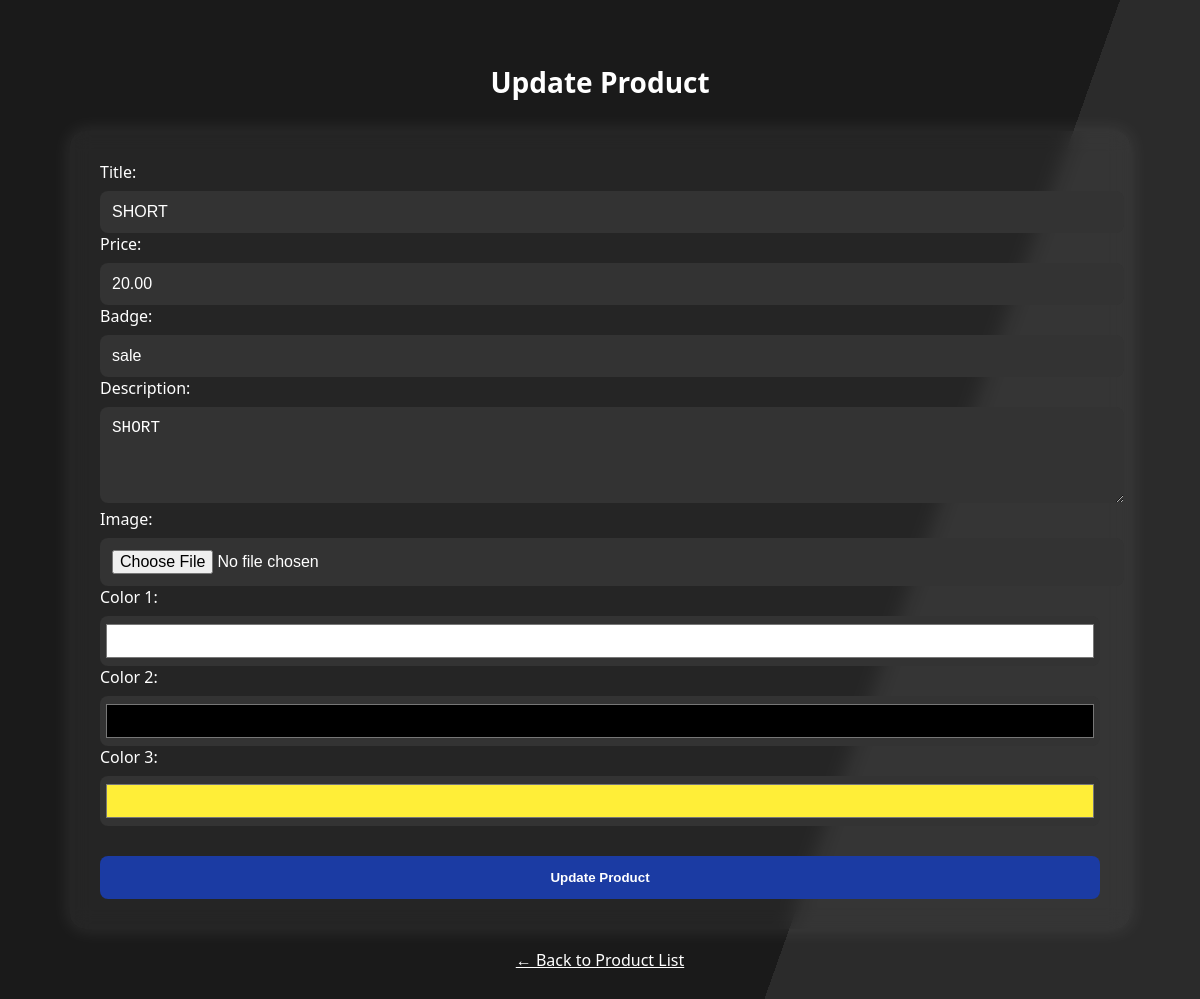
The app's page /update.php?id=2 with its own data.
### tables this page shows
CREATE TABLE `allproduct` (
  `id` int(11) NOT NULL,
  `title` varchar(255) NOT NULL,
  `price` decimal(10,2) NOT NULL,
  `badge` varchar(100) DEFAULT NULL,
  `description` text NOT NULL,
  `category` varchar(100) DEFAULT NULL,
  `color1` varchar(7) DEFAULT NULL,
  `color2` varchar(7) DEFAULT NULL,
  `color3` varchar(7) DEFAULT NULL,
  `image` varchar(255) NOT NULL
);

### update.php (the view, shortened to what this page needs)
<?php
$conn = new mysqli("localhost", "root", "", "dailyfit");
$id = $_GET['id'];
$result = $conn->query("SELECT * FROM allproduct WHERE id=$id");
$product = $result->fetch_assoc();
?>
<!DOCTYPE html>
<html lang="en">
<head>
<link rel="stylesheet" href="css/update.css">
</head>
<body>
  <h2>Update Product</h2>
  <form method="POST" enctype="multipart/form-data">
    <label>Title:</label>
    <input type="text" name="title" value="<?php echo $product['title']; ?>" required>
    <label>Price:</label>
    <input type="number" step="0.01" name="price" value="<?php echo $product['price']; ?>" required>
    <label>Badge:</label>
    <input type="text" name="badge" value="<?php echo $product['badge']; ?>" placeholder="Badge">
    <label>Description:</label>
    <textarea name="description" rows="4" required><?php echo $product['description']; ?></textarea>
    <label>Image:</label>
    <input type="file" name="image">
    <label>Color 1:</label>
    <input type="color" name="color1" value="<?php echo $product['color1']; ?>" required>
    <label>Color 2:</label>
    <input type="color" name="color2" value="<?php echo $product['color2']; ?>" required>
    <label>Color 3:</label>
    <input type="color" name="color3" value="<?php echo $product['color3']; ?>" required>
    <button type="submit" name="update">Update Product</button>
  </form>
  <a href="ProductMGT.php">← Back to Product List</a>
</body>
</html>

### css/update.css (style rules this page uses)
body { margin: 0; font-family: 'Segoe UI', Tahoma, Geneva, Verdana, sans-serif; background: linear-gradient(109.6deg, #1a1a1a 71.8%, #2b2b2b 71.8%); color: #fff; padding: 40px 20px; }
h2 { text-align: center; margin-bottom: 30px; font-size: 28px; }
form { background: rgba(255, 255, 255, 0.05); backdrop-filter: blur(10px); max-width: 1000px; margin: auto; padding: 30px; border-radius: 15px; box-shadow: 0 0 20px rgba(255, 255, 255, 0.1); }
label { font-weight: 500; margin-top: 10px; }
input[type="text"], input[type="number"], input[type="file"], input[type="color"], textarea, select { width: 100%; padding: 12px; margin-top: 8px; border: none; border-radius: 8px; background-color: #333; color: #fff; font-size: 16px; }
textarea { resize: vertical; }
input[type="color"] { height: 50px; padding: 4px; }
button { display: block; width: 100%; padding: 14px; margin-top: 30px; background-color: #1b3ba3; color: white; font-weight: bold; border: none; border-radius: 8px; cursor: pointer; transition: background 0.3s ease; }
a { display: block; text-align: center; margin-top: 20px; color: #fff; text-decoration: underline; }

### records on screen
allproduct: title "SHORT", price "20.00", badge "sale", description "SHORT", color1 "#ffffff", color2 "#000000", color3 "#ffee38"
